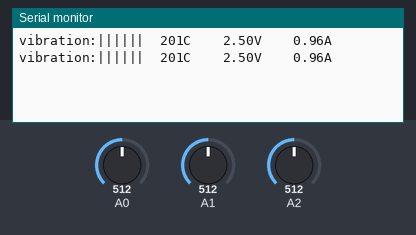
Recording of a sketch running on a simulated Arduino Uno, built with avr-gcc and run on an emulated ATmega328P. On the bench: the last lines printed to the serial monitor. The test bench sets the inputs (shaded band); at power-on: A1 = 512, A0 = 512, A2 = 512.

Above: at 1.2 s.
1.3 s: A1 set to 730
At 2.6 s:
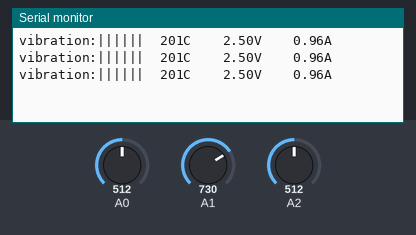
2.8 s: A1 set to 757
At 3.5 s:
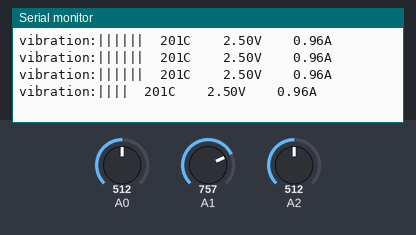
5.5 s: A1 set to 1012
At 6.8 s:
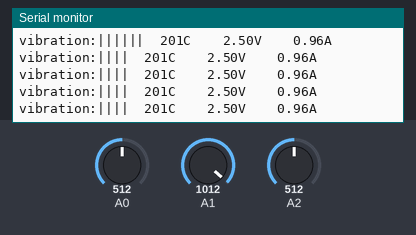
7.0 s: A1 set to 1023
At 7.8 s:
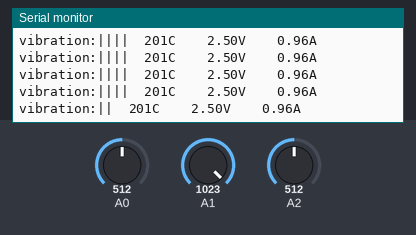

Measured:
- the behaviour switches between 746 and 747 on A1 (found by bisection; images 1 and 2)
- the behaviour switches between 1022 and 1023 on A1 (found by bisection; images 3 and 4)
- after the input at 2.8 s, the serial monitor: prints a new line after 0.21 s (image 2)
- after the input at 7.0 s, the serial monitor: prints a new line at once (image 4)

The sketch:

dms.ino
```cpp
int Temp = 0;
int celsius = 0;
int vibration = 0;
float voltage = 0;
float electric_current = 0;

void setup() {
  Serial.begin(9600);
  pinMode(A0, INPUT);
  pinMode(A1, INPUT);
  pinMode(A2, INPUT);
}

void loop() {

  Temp = 40;
  celsius = map(((analogRead(A0) - 20) * 3.04), 0, 1023, -40, 125);

  voltage = map((analogRead(A2)), 0, 1023, 0, 5);
  voltage = (analogRead(A2) / 1023.0) * 5;
  electric_current = (voltage/2.6);

  vibration = map((analogRead(A1)), 0, 1023, 100, 0);
  if (vibration == 0) {
  Serial.print("vibration:||  ");
}
    if (vibration > 0 and vibration<=27) {
  Serial.print("vibration:||||  ");
}
    if (vibration >27) {
  Serial.print("vibration:||||||  ");
}

  Serial.print(celsius);
  Serial.print("C    ");
  Serial.print(voltage);
  Serial.print("V    ");
  Serial.print(electric_current);
  Serial.println("A    ");
  delay(1000);
}
```
